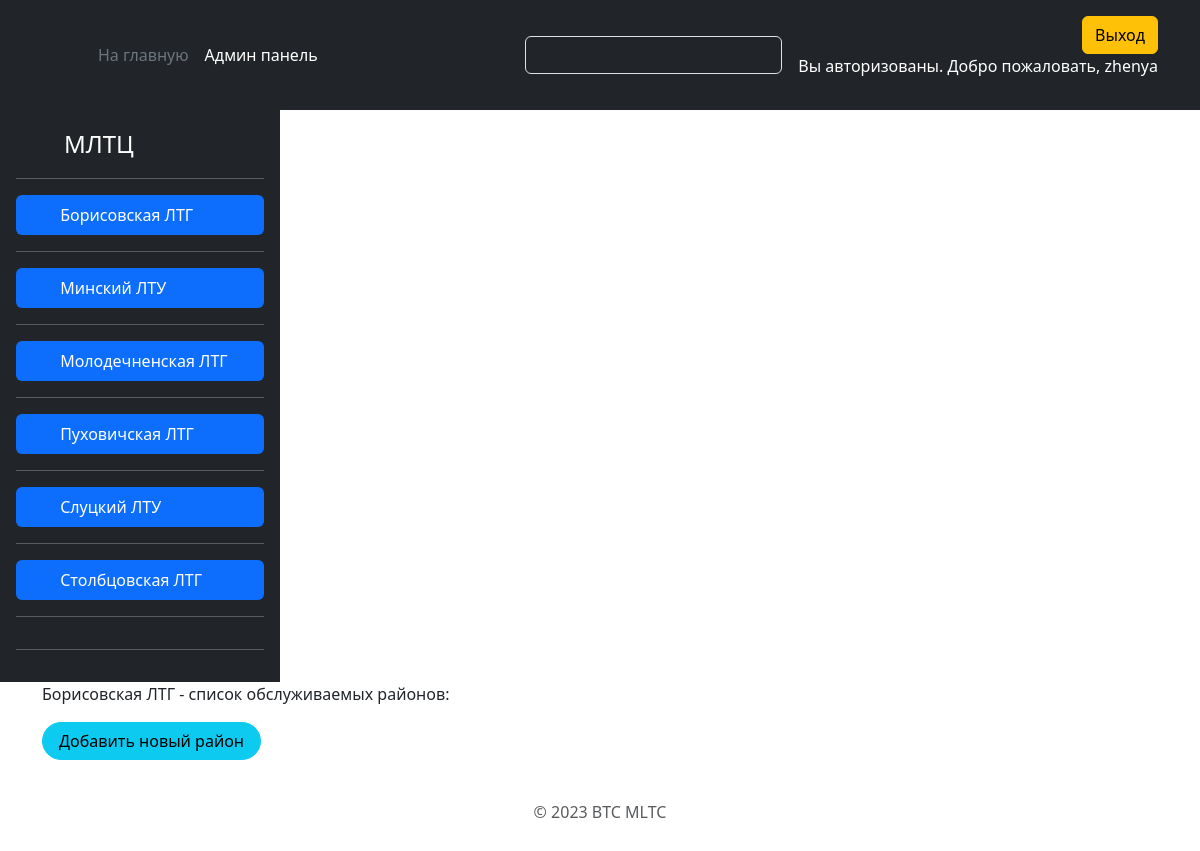
/area/borisovskaya-ltg/ (signed in), run on the app's committed database.
### ats/models.py (models this page shows, shortened)
class Department(models.Model):
    name = models.CharField(max_length=20, verbose_name='Подразделение')
    slug = models.SlugField(max_length=255, unique=True, db_index=True, verbose_name="URL")
    def get_absolute_url(self):
        return reverse('area', kwargs={'dep_slug': self.slug})
    class Meta:
        verbose_name = 'Подразделения'
        verbose_name_plural = 'Подразделения'
        ordering = ['name']

### ats/views.py (the view)
# urls.py: path('area/<slug:dep_slug>/', area, name='area'),
def area(request, dep_slug):
    if request.user.is_authenticated:
        dep = Department.objects.get(slug=dep_slug)
        list_area = dep.areas.all()
        context = {
            'dep': dep,
            'list_area': list_area,
            'title': 'Список районов'
        }
        return render(request, 'ats/area.html', context=context)
    else:
        return redirect('login')

### ats/templatetags/dep_tag.py (called while the page is built)
@register.simple_tag(name='getdep')
def get_department():
    return Department.objects.all()

### ats/templates/ats/area.html (shortened to what this page needs)
{% extends 'ats/base.html' %}
{% block content %}
    {{ dep.name }} - cписок обслуживаемых районов:
    <a href="{% url 'add_area' dep_slug=dep.slug %}"><button class="btn btn-info rounded-pill px-3" type="button">Добавить новый район</button></a>
{% endblock %}

### ats/templates/ats/base.html (shortened to what this page needs)
{% load static %}
{% load dep_tag %}
<!DOCTYPE html>
<html lang="ru">
<head>
  <link href="https://cdn.jsdelivr.net/npm/bootstrap@5.3.0-alpha3/dist/css/bootstrap.min.css" rel="stylesheet"
>
</head>
<body>
<header class="p-3 text-bg-dark">
  <div class="container">
    <div class="d-flex flex-wrap align-items-center justify-content-center justify-content-lg-start">
      <a href="/" class="d-flex align-items-center mb-2 mb-lg-0 text-white text-decoration-none">
        <svg class="bi me-2" width="40" height="32" role="img" aria-label="Bootstrap">
          <use xlink:href="#bootstrap"></use>
        </svg>
      </a>
      <ul class="nav col-12 col-lg-auto me-lg-auto mb-2 justify-content-center mb-md-0">
        <li><a href="{% url 'home' %}" class="nav-link px-2 text-secondary">На главную</a></li>
        <li><a href="/admin/" class="nav-link px-2 text-white">Админ панель</a></li>
      </ul>
      <form class="col-12 col-lg-auto mb-3 mb-lg-0 me-lg-3" role="search">
        <input type="search" class="form-control form-control-dark text-bg-dark" placeholder="Search..."
               aria-label="Search">
      </form>
      <div class="text-end">
        {% if request.user.is_authenticated %}
          <a href="{% url 'logout' %}">
            <button type="button" class="btn btn-warning">Выход</button>
          </a>
          <p>Вы авторизованы. Добро пожаловать, {{ request.user.username }}</p>
        {% endif %}
      </div>
    </div>
  </div>
</header>
<main class="d-flex flex-wrap">
  {% block lst_department %}
    <div class="d-flex flex-column flex-shrink-0 p-3 text-bg-dark" style="width: 280px;">
      <a href="/" class="d-flex align-items-center mb-3 mb-md-0 me-md-auto text-white text-decoration-none">
        <svg class="bi pe-none me-2" width="40" height="32">
          <use xlink:href="#bootstrap"></use>
        </svg>
        <span class="fs-4">МЛТЦ</span>
      </a>
      <hr>
      <ul class="nav nav-pills flex-column mb-auto">
        {% getdep as list_dep %}
        {% for lst in list_dep %}
          <li class="nav-item">
            <a href="{{ lst.get_absolute_url }}" class="nav-link active" aria-current="page">
              <svg class="bi pe-none me-2" width="16" height="16">
                <use xlink:href="#home"></use>
              </svg>
              {{ lst.name }}
            </a>
          </li>
          <hr>
        {% endfor %}
      </ul>
      <hr>
    </div>
  {% endblock lst_department %}
  <div class="container">
    {% block content %}
    {% endblock %}
  </div>
</main>
<div class="container">
  <footer class="py-3 my-4">
    <p class="text-center text-body-secondary">© 2023 BTC MLTC</p>
  </footer>
</div>
</body>
</html>

### data on the page
Department: name "Борисовская ЛТГ"
Department: name "Минский ЛТУ"
Department: name "Молодечненская ЛТГ"
Department: name "Пуховичская ЛТГ"
Department: name "Слуцкий ЛТУ"
Department: name "Столбцовская ЛТГ"

### other printed values
{{ request.user.username }} "zhenya"
